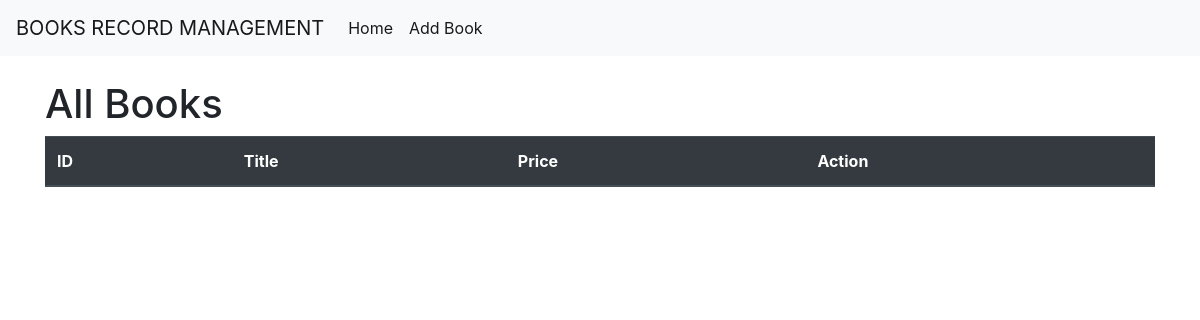
The app's page /, older data.
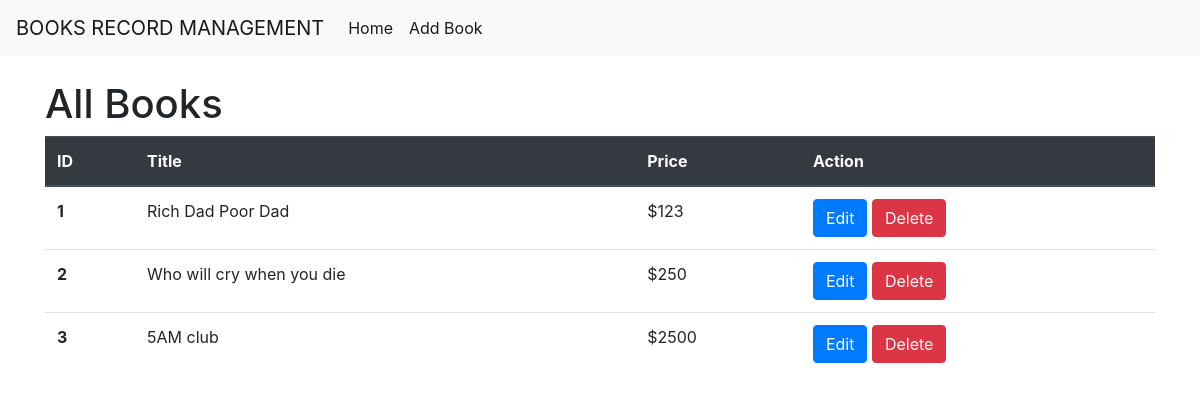
The same page, newer data.
### app/models.py (models this page shows, shortened)
class Book(models.Model):
    title=models.CharField(max_length=40)
    price=models.CharField(max_length=10)

### app/views.py (the view)
# urls.py: path('', views.book),
def book(request):
    books = Book.objects.all()
    return render(request, 'viewbook.html', {"books":books})

### app/templates/viewbook.html (shortened to what this page needs)
<!doctype html>
<html lang="en">
  <head>
    <link rel="stylesheet" href="https://cdn.jsdelivr.net/npm/bootstrap@4.4.1/dist/css/bootstrap.min.css">
  </head>
  <body>
    <nav class="navbar navbar-expand-lg navbar-light bg-light">
      <a class="navbar-brand" href="/">BOOKS RECORD MANAGEMENT</a>
      <div class="collapse navbar-collapse" id="navbarText">
        <ul class="navbar-nav mr-auto">
          <li class="nav-item active">
            <a class="nav-link" href="/">Home <span class="sr-only">(current)</span></a>
          </li>
          <li class="nav-item active">
            <a class="nav-link" href="add_book/">Add Book</a>
          </li>
        </ul>
      </div>
    </nav>
    <div class="container">
      <h1 class="mt-4">All Books</h1>
      <table class="table">
        <thead class="thead-dark">
          <tr>
            <th scope="col">ID</th>
            <th scope="col">Title</th>
            <th scope="col">Price</th>
            <th scope="col">Action</th>
          </tr>
        </thead>
        <tbody>
          {% for i in books %}
          <tr>
            <th scope="row">{{ forloop.counter }}</th>
            <td>{{ i.title }}</td>
            <td>{{ i.price }}</td>
            <td>
              <a href="/edit_book?bookid={{i.id}}"> <button type="button" class="btn btn-primary">Edit</button></a>
              <a href="{% url 'delete_book' i.id %}"> <button type="button" class="btn btn-danger">Delete</button></a>
            </td>
          </tr>
          {% endfor %}
        </tbody>
      </table>
    </div>
  </body>
</html>

Row changes from the older to the newer data that the page shows:
added Book: title "Rich Dad Poor Dad", price "$123"
added Book: title "Who will cry when you die", price "$250"
added Book: title "5AM club", price "$2500"
